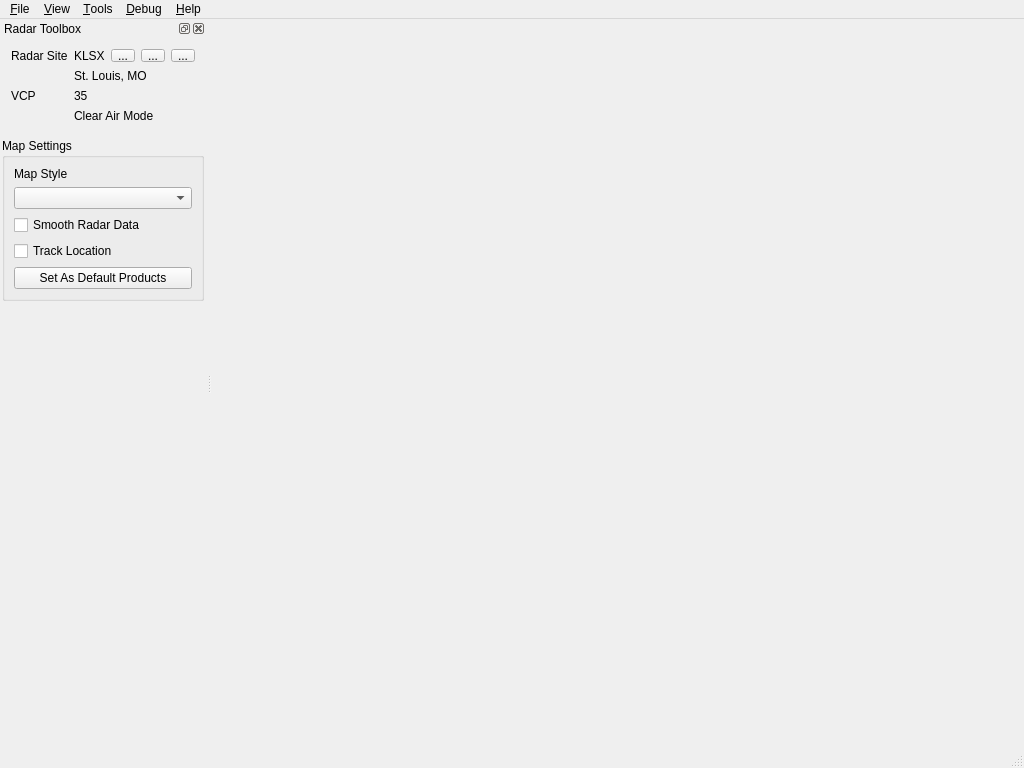
<?xml version="1.0" encoding="UTF-8"?>
<ui version="4.0">
 <class>MainWindow</class>
 <widget class="QMainWindow" name="MainWindow">
  <property name="geometry">
   <rect>
    <x>0</x>
    <y>0</y>
    <width>1024</width>
    <height>768</height>
   </rect>
  </property>
  <property name="windowTitle">
   <string>Supercell Wx</string>
  </property>
  <property name="windowIcon">
   <iconset resource="../../../../scwx-qt.qrc">
    <normaloff>:/res/icons/scwx-256.ico</normaloff>:/res/icons/scwx-256.ico</iconset>
  </property>
  <widget class="QWidget" name="centralwidget">
   <layout class="QHBoxLayout">
    <property name="leftMargin">
     <number>0</number>
    </property>
    <property name="topMargin">
     <number>0</number>
    </property>
    <property name="rightMargin">
     <number>0</number>
    </property>
    <property name="bottomMargin">
     <number>0</number>
    </property>
   </layout>
  </widget>
  <widget class="QMenuBar" name="menubar">
   <property name="geometry">
    <rect>
     <x>0</x>
     <y>0</y>
     <width>1024</width>
     <height>22</height>
    </rect>
   </property>
   <widget class="QMenu" name="menuFile">
    <property name="title">
     <string>&amp;File</string>
    </property>
    <widget class="QMenu" name="menu_Open">
     <property name="title">
      <string>&amp;Open</string>
     </property>
     <addaction name="actionOpenNexrad"/>
     <addaction name="actionOpenTextEvent"/>
    </widget>
    <widget class="QMenu" name="menuScreenCapture">
     <property name="title">
      <string>Screen &amp;Capture</string>
     </property>
     <addaction name="actionScreenCaptureCopy"/>
     <addaction name="actionScreenCaptureSaveImage"/>
    </widget>
    <addaction name="menu_Open"/>
    <addaction name="separator"/>
    <addaction name="menuScreenCapture"/>
    <addaction name="separator"/>
    <addaction name="actionSettings"/>
    <addaction name="separator"/>
    <addaction name="actionExit"/>
   </widget>
   <widget class="QMenu" name="menuHelp">
    <property name="title">
     <string>&amp;Help</string>
    </property>
    <addaction name="actionUserManual"/>
    <addaction name="separator"/>
    <addaction name="actionDiscord"/>
    <addaction name="actionGitHubRepository"/>
    <addaction name="separator"/>
    <addaction name="actionCheckForUpdates"/>
    <addaction name="actionAboutSupercellWx"/>
   </widget>
   <widget class="QMenu" name="menuView">
    <property name="title">
     <string>&amp;View</string>
    </property>
    <widget class="QMenu" name="menuMapLayers">
     <property name="title">
      <string>&amp;Map Layers</string>
     </property>
     <addaction name="actionColorTable"/>
     <addaction name="actionRadarSites"/>
     <addaction name="actionRadarRange"/>
    </widget>
    <addaction name="actionRadarToolbox"/>
    <addaction name="actionAlerts"/>
    <addaction name="actionGpsInfo"/>
    <addaction name="separator"/>
    <addaction name="menuMapLayers"/>
   </widget>
   <widget class="QMenu" name="menuDebug">
    <property name="title">
     <string>&amp;Debug</string>
    </property>
    <addaction name="actionImGuiDebug"/>
    <addaction name="separator"/>
    <addaction name="actionDumpLayerList"/>
    <addaction name="actionDumpRadarProductRecords"/>
    <addaction name="separator"/>
    <addaction name="actionRadarWireframe"/>
   </widget>
   <widget class="QMenu" name="menuTools">
    <property name="title">
     <string>&amp;Tools</string>
    </property>
    <addaction name="actionPlacefileManager"/>
    <addaction name="actionLayerManager"/>
    <addaction name="actionMarkerManager"/>
   </widget>
   <addaction name="menuFile"/>
   <addaction name="menuView"/>
   <addaction name="menuTools"/>
   <addaction name="menuDebug"/>
   <addaction name="menuHelp"/>
  </widget>
  <widget class="QStatusBar" name="statusbar"/>
  <widget class="QDockWidget" name="radarToolboxDock">
   <property name="windowTitle">
    <string>Radar Toolbox</string>
   </property>
   <attribute name="dockWidgetArea">
    <number>1</number>
   </attribute>
   <widget class="QWidget" name="radarToolboxDockContents">
    <layout class="QVBoxLayout" name="verticalLayout_2">
     <property name="leftMargin">
      <number>2</number>
     </property>
     <property name="topMargin">
      <number>2</number>
     </property>
     <property name="rightMargin">
      <number>2</number>
     </property>
     <property name="bottomMargin">
      <number>2</number>
     </property>
     <item>
      <widget class="QScrollArea" name="radarToolboxScrollArea">
       <property name="frameShape">
        <enum>QFrame::Shape::NoFrame</enum>
       </property>
       <property name="horizontalScrollBarPolicy">
        <enum>Qt::ScrollBarPolicy::ScrollBarAsNeeded</enum>
       </property>
       <property name="sizeAdjustPolicy">
        <enum>QAbstractScrollArea::SizeAdjustPolicy::AdjustToContents</enum>
       </property>
       <property name="widgetResizable">
        <bool>true</bool>
       </property>
       <widget class="QWidget" name="radarToolboxScrollAreaContents">
        <property name="geometry">
         <rect>
          <x>0</x>
          <y>0</y>
          <width>188</width>
          <height>680</height>
         </rect>
        </property>
        <layout class="QVBoxLayout" name="verticalLayout_6">
         <property name="leftMargin">
          <number>0</number>
         </property>
         <property name="topMargin">
          <number>0</number>
         </property>
         <property name="rightMargin">
          <number>0</number>
         </property>
         <property name="bottomMargin">
          <number>0</number>
         </property>
         <item>
          <widget class="QFrame" name="radarInfoFrame">
           <layout class="QGridLayout" name="gridLayout" columnstretch="0,0,0,0,0">
            <item row="3" column="2" colspan="3">
             <widget class="QLabel" name="vcpValueLabel">
              <property name="text">
               <string notr="true">35</string>
              </property>
             </widget>
            </item>
            <item row="4" column="2" colspan="3">
             <widget class="QLabel" name="vcpDescriptionLabel">
              <property name="text">
               <string>Clear Air Mode</string>
              </property>
             </widget>
            </item>
            <item row="1" column="2" colspan="3">
             <widget class="QLabel" name="radarLocationLabel">
              <property name="text">
               <string notr="true">St. Louis, MO</string>
              </property>
             </widget>
            </item>
            <item row="0" column="4">
             <widget class="QFrame" name="frame">
              <property name="frameShape">
               <enum>QFrame::Shape::NoFrame</enum>
              </property>
              <property name="frameShadow">
               <enum>QFrame::Shadow::Raised</enum>
              </property>
              <layout class="QHBoxLayout" name="horizontalLayout">
               <property name="leftMargin">
                <number>0</number>
               </property>
               <property name="topMargin">
                <number>0</number>
               </property>
               <property name="rightMargin">
                <number>0</number>
               </property>
               <property name="bottomMargin">
                <number>0</number>
               </property>
               <item>
                <widget class="QToolButton" name="radarSiteHomeButton">
                 <property name="maximumSize">
                  <size>
                   <width>16777215</width>
                   <height>13</height>
                  </size>
                 </property>
                 <property name="text">
                  <string>...</string>
                 </property>
                 <property name="icon">
                  <iconset resource="../../../../scwx-qt.qrc">
                   <normaloff>:/res/icons/font-awesome-6/house-solid.svg</normaloff>:/res/icons/font-awesome-6/house-solid.svg</iconset>
                 </property>
                </widget>
               </item>
               <item>
                <widget class="QToolButton" name="radarSitePresetsButton">
                 <property name="maximumSize">
                  <size>
                   <width>16777215</width>
                   <height>13</height>
                  </size>
                 </property>
                 <property name="text">
                  <string>...</string>
                 </property>
                 <property name="icon">
                  <iconset resource="../../../../scwx-qt.qrc">
                   <normaloff>:/res/icons/font-awesome-6/star-solid.svg</normaloff>:/res/icons/font-awesome-6/star-solid.svg</iconset>
                 </property>
                 <property name="popupMode">
                  <enum>QToolButton::ToolButtonPopupMode::InstantPopup</enum>
                 </property>
                </widget>
               </item>
              </layout>
             </widget>
            </item>
            <item row="0" column="3">
             <widget class="QToolButton" name="radarSiteSelectButton">
              <property name="maximumSize">
               <size>
                <width>16777215</width>
                <height>13</height>
               </size>
              </property>
              <property name="text">
               <string>...</string>
              </property>
             </widget>
            </item>
            <item row="3" column="0" colspan="2">
             <widget class="QLabel" name="vcpLabel">
              <property name="sizePolicy">
               <sizepolicy hsizetype="Maximum" vsizetype="Preferred">
                <horstretch>0</horstretch>
                <verstretch>0</verstretch>
               </sizepolicy>
              </property>
              <property name="toolTip">
               <string>Volume Coverage Pattern</string>
              </property>
              <property name="text">
               <string>VCP</string>
              </property>
             </widget>
            </item>
            <item row="0" column="0" colspan="2">
             <widget class="QLabel" name="radarSiteLabel">
              <property name="text">
               <string>Radar Site</string>
              </property>
             </widget>
            </item>
            <item row="0" column="2">
             <widget class="QLabel" name="radarSiteValueLabel">
              <property name="sizePolicy">
               <sizepolicy hsizetype="MinimumExpanding" vsizetype="Preferred">
                <horstretch>0</horstretch>
                <verstretch>0</verstretch>
               </sizepolicy>
              </property>
              <property name="text">
               <string notr="true">KLSX</string>
              </property>
             </widget>
            </item>
           </layout>
          </widget>
         </item>
         <item>
          <widget class="QGroupBox" name="mapSettingsGroupBox">
           <property name="title">
            <string>Map Settings</string>
           </property>
           <layout class="QVBoxLayout" name="verticalLayout_5">
            <item>
             <widget class="QLabel" name="mapStyleLabel">
              <property name="text">
               <string>Map Style</string>
              </property>
             </widget>
            </item>
            <item>
             <widget class="QComboBox" name="mapStyleComboBox"/>
            </item>
            <item>
             <widget class="QCheckBox" name="smoothRadarDataCheckBox">
              <property name="text">
               <string>Smooth Radar Data</string>
              </property>
             </widget>
            </item>
            <item>
             <widget class="QCheckBox" name="trackLocationCheckBox">
              <property name="text">
               <string>Track Location</string>
              </property>
             </widget>
            </item>
            <item>
             <widget class="QPushButton" name="saveRadarProductsButton">
              <property name="text">
               <string>Set As Default Products</string>
              </property>
             </widget>
            </item>
           </layout>
          </widget>
         </item>
         <item>
          <spacer name="radarToolboxSpacer">
           <property name="orientation">
            <enum>Qt::Orientation::Vertical</enum>
           </property>
           <property name="sizeHint" stdset="0">
            <size>
             <width>20</width>
             <height>0</height>
            </size>
           </property>
          </spacer>
         </item>
        </layout>
       </widget>
      </widget>
     </item>
    </layout>
   </widget>
  </widget>
  <action name="actionExit">
   <property name="text">
    <string>E&amp;xit</string>
   </property>
  </action>
  <action name="actionAboutSupercellWx">
   <property name="text">
    <string>About &amp;Supercell Wx...</string>
   </property>
  </action>
  <action name="actionRadarToolbox">
   <property name="text">
    <string>Radar &amp;Toolbox</string>
   </property>
  </action>
  <action name="actionOpenNexrad">
   <property name="text">
    <string>&amp;NEXRAD Product...</string>
   </property>
  </action>
  <action name="actionOpenTextEvent">
   <property name="text">
    <string>Text &amp;Event Product...</string>
   </property>
  </action>
  <action name="actionAlerts">
   <property name="text">
    <string>&amp;Alerts</string>
   </property>
  </action>
  <action name="actionImGuiDebug">
   <property name="text">
    <string>&amp;ImGui Debug</string>
   </property>
  </action>
  <action name="actionSettings">
   <property name="text">
    <string>&amp;Settings</string>
   </property>
  </action>
  <action name="actionUserManual">
   <property name="icon">
    <iconset resource="../../../../scwx-qt.qrc">
     <normaloff>:/res/icons/font-awesome-6/book-solid.svg</normaloff>:/res/icons/font-awesome-6/book-solid.svg</iconset>
   </property>
   <property name="text">
    <string>&amp;User Manual</string>
   </property>
  </action>
  <action name="actionDiscord">
   <property name="icon">
    <iconset resource="../../../../scwx-qt.qrc">
     <normaloff>:/res/icons/font-awesome-6/discord.svg</normaloff>:/res/icons/font-awesome-6/discord.svg</iconset>
   </property>
   <property name="text">
    <string>&amp;Discord</string>
   </property>
  </action>
  <action name="actionGitHubRepository">
   <property name="icon">
    <iconset resource="../../../../scwx-qt.qrc">
     <normaloff>:/res/icons/font-awesome-6/github.svg</normaloff>:/res/icons/font-awesome-6/github.svg</iconset>
   </property>
   <property name="text">
    <string>&amp;GitHub Repository</string>
   </property>
  </action>
  <action name="actionDumpRadarProductRecords">
   <property name="text">
    <string>Dump Radar &amp;Product Records</string>
   </property>
  </action>
  <action name="actionCheckForUpdates">
   <property name="text">
    <string>&amp;Check for Updates</string>
   </property>
  </action>
  <action name="actionPlacefileManager">
   <property name="icon">
    <iconset resource="../../../../scwx-qt.qrc">
     <normaloff>:/res/icons/font-awesome-6/earth-americas-solid.svg</normaloff>:/res/icons/font-awesome-6/earth-americas-solid.svg</iconset>
   </property>
   <property name="text">
    <string>&amp;Placefile Manager</string>
   </property>
  </action>
  <action name="actionLayerManager">
   <property name="icon">
    <iconset resource="../../../../scwx-qt.qrc">
     <normaloff>:/res/icons/font-awesome-6/layer-group-solid.svg</normaloff>:/res/icons/font-awesome-6/layer-group-solid.svg</iconset>
   </property>
   <property name="text">
    <string>&amp;Layer Manager</string>
   </property>
  </action>
  <action name="actionDumpLayerList">
   <property name="text">
    <string>Dump &amp;Layer List</string>
   </property>
  </action>
  <action name="actionRadarRange">
   <property name="checkable">
    <bool>true</bool>
   </property>
   <property name="text">
    <string>Radar &amp;Range</string>
   </property>
  </action>
  <action name="actionColorTable">
   <property name="checkable">
    <bool>true</bool>
   </property>
   <property name="text">
    <string>&amp;Color Table</string>
   </property>
  </action>
  <action name="actionRadarSites">
   <property name="checkable">
    <bool>true</bool>
   </property>
   <property name="text">
    <string>Radar &amp;Sites</string>
   </property>
  </action>
  <action name="actionGpsInfo">
   <property name="text">
    <string>&amp;GPS Info</string>
   </property>
  </action>
  <action name="actionMarkerManager">
   <property name="icon">
    <iconset resource="../../../../scwx-qt.qrc">
     <normaloff>:/res/icons/font-awesome-6/house-solid.svg</normaloff>:/res/icons/font-awesome-6/house-solid.svg</iconset>
   </property>
   <property name="text">
    <string>Location &amp;Marker Manager</string>
   </property>
  </action>
  <action name="actionRadarWireframe">
   <property name="checkable">
    <bool>true</bool>
   </property>
   <property name="text">
    <string>Radar &amp;Wireframe</string>
   </property>
  </action>
  <action name="actionScreenCaptureCopy">
   <property name="text">
    <string>&amp;Copy</string>
   </property>
  </action>
  <action name="actionScreenCaptureSaveImage">
   <property name="text">
    <string>&amp;Save Image</string>
   </property>
  </action>
 </widget>
 <resources>
  <include location="../../../../scwx-qt.qrc"/>
 </resources>
 <connections/>
</ui>
